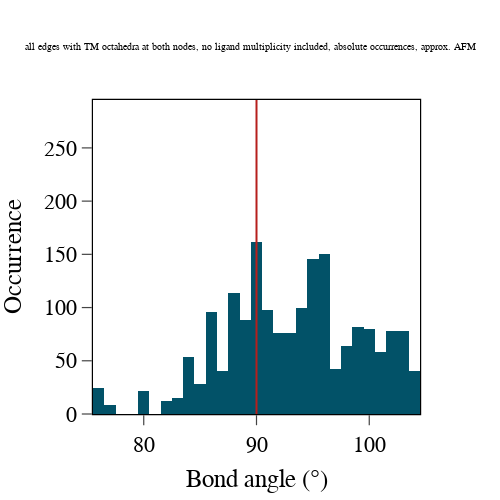
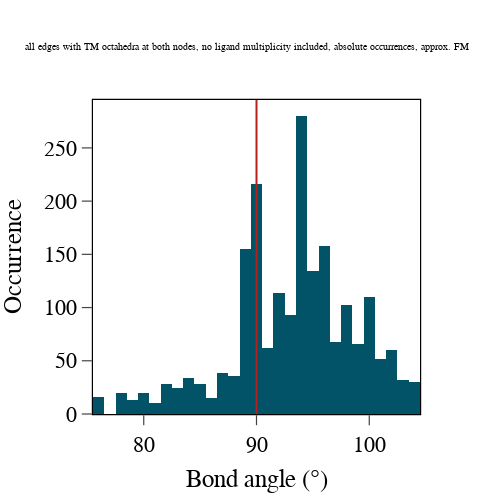

The code cell stored with these charts, in order, in its notebook:
### Code cell
# What is std of distribution of lower bond angles in FM and AFM interactions?
for normalize_bool, normalize_string in zip([False], ["absolute occurrences"]):
    for ligand_multiplicity_bool, ligand_multiplicity_string in zip([False], ["no ligand multiplicity included"]):
        for data_string in description[:1]:
            all_spin_occus = []
            for md_id, ang_df in all_stats.items():
                subdf = ang_df.loc[(ang_df["site_ce"]=="O:6")
                       & (ang_df["site_to_ce"]=="O:6")
                       & (ang_df["site_is_tm"])
                       & (ang_df["site_to_is_tm"])
                ]
                if "oxygen" in data_string:
                    subdf = subdf.loc[subdf["ligand_el_set"]=={"O"}]
                if not subdf.empty:
                    n_lattice_points = df.at[md_id, "n_lattice_points"]
                    occus = get_bond_angle_occurrences(df=subdf,
                                                                     include_ligand_multiplicity=ligand_multiplicity_bool,
                                                                     normalize=normalize_bool,
                                                                     n_lattice_points=n_lattice_points,
                                                                     spin_angle_round=0,
                                                                     bond_angle_round=7)
                    all_spin_occus.extend(occus)
            print("------")
            print(data_string, normalize_string, ligand_multiplicity_string)
            all_spin_occus_df = pd.DataFrame(columns=["spin_angle", "bond_angle", "occurrence"], data=all_spin_occus)

            all_spin_occus_df = all_spin_occus_df.loc[(all_spin_occus_df["bond_angle"] <= 105) & (all_spin_occus_df["bond_angle"] >= 75)]
            fm_occus = all_spin_occus_df.loc[all_spin_occus_df["spin_angle"] <= 10]
            afm_occus = all_spin_occus_df.loc[all_spin_occus_df["spin_angle"] >= 170]

            # Zoomed-in bond angle plot
            for magdf, magstring in zip([afm_occus, fm_occus], ["AFM", "FM"]):
                one_d_fig = go.Figure(layout=go.Layout(xaxis=go.layout.XAxis(title="Bond angle (°)"),
                                                           yaxis=go.layout.YAxis(title="Occurrence"),
                                                           title=f"{data_string}, {ligand_multiplicity_string}, {normalize_string}, approx. {magstring}"))
                one_d_fig.add_trace(go.Histogram(
                    histfunc="sum",
                    x=magdf["bond_angle"].values,
                    y=magdf["occurrence"].values,
                    xbins=dict(
                      start=75.5,
                      end=104.5,
                      size=1.0), # ensure binning with centers at integer bond angle values
                    autobinx=False,
                    showlegend=False,
                    marker_color="#025268"
                ))
                one_d_fig.add_trace(go.Scatter(
                    x=[90, 90],
                    y=[0, 295],
                    mode="lines",
                    marker_color="#B61F1C",
                    showlegend=False
                ))
                one_d_fig = pretty_plot(one_d_fig)
                one_d_fig.update_layout(title=dict(font=dict(size=10)))

                one_d_fig.update_layout(yaxis_range=[0, 295])
                one_d_fig.update_yaxes(zeroline=False)
                one_d_fig.update_layout(autosize=False, width=500, height=500)
                one_d_fig.show()
                one_d_fig.write_image(os.path.join(plot_dir, f"bond_angles_close_to_90_deg_{data_string}_{normalize_string}_{ligand_multiplicity_string}_{magstring}_10_deg_tol.pdf"))

            for o in [afm_occus, fm_occus]:
                print(weighted_avg_and_std(o["bond_angle"].values, o["occurrence"].values))

### Figure 1 — Plotly figure (JSON) as saved in the notebook; plotly's stock layout.template omitted (floating-point values rounded to 4 significant figures; data arrays with more than 128 entries replaced by an {"elided": "..."} marker saying what was removed)
{"data": [{"autobinx": false, "histfunc": "sum", "marker": {"color": "#025268"}, "showlegend": false, "x": {"elided": "259 float values"}, "xbins": {"end": 104.5, "size": 1.0, "start": 75.5}, "y": {"elided": "259 float values"}, "type": "histogram"}, {"marker": {"color": "#B61F1C"}, "mode": "lines", "showlegend": false, "x": [90, 90], "y": [0, 295], "type": "scatter"}], "layout": {"title": {"text": "all edges with TM octahedra at both nodes, no ligand multiplicity included, absolute occurrences, approx. AFM", "font": {"size": 10, "color": "black"}}, "xaxis": {"title": {"text": "Bond angle (°)", "font": {"size": 25, "color": "black"}}, "tickfont": {"size": 22, "color": "black"}, "ticks": "outside", "tickwidth": 1.2, "ticklen": 10, "showgrid": false, "showline": true, "mirror": true, "linewidth": 1.2, "linecolor": "black"}, "yaxis": {"title": {"text": "Occurrence", "font": {"size": 25, "color": "black"}}, "tickfont": {"size": 22, "color": "black"}, "ticks": "outside", "tickwidth": 1.2, "ticklen": 10, "showgrid": false, "showline": true, "mirror": true, "linewidth": 1.2, "linecolor": "black", "zeroline": false, "zerolinecolor": "black", "zerolinewidth": 2, "range": [0, 295]}, "font": {"family": "Arial"}, "legend": {"font": {"size": 22, "color": "black"}}, "plot_bgcolor": "rgba(255,255,255,1) ", "paper_bgcolor": "rgba(255,255,255,1) ", "autosize": false, "width": 500, "height": 500}}

### Figure 2 — Plotly figure (JSON) as saved in the notebook; plotly's stock layout.template omitted (floating-point values rounded to 4 significant figures; data arrays with more than 128 entries replaced by an {"elided": "..."} marker saying what was removed)
{"data": [{"autobinx": false, "histfunc": "sum", "marker": {"color": "#025268"}, "showlegend": false, "x": {"elided": "275 float values"}, "xbins": {"end": 104.5, "size": 1.0, "start": 75.5}, "y": {"elided": "275 float values"}, "type": "histogram"}, {"marker": {"color": "#B61F1C"}, "mode": "lines", "showlegend": false, "x": [90, 90], "y": [0, 295], "type": "scatter"}], "layout": {"title": {"text": "all edges with TM octahedra at both nodes, no ligand multiplicity included, absolute occurrences, approx. FM", "font": {"size": 10, "color": "black"}}, "xaxis": {"title": {"text": "Bond angle (°)", "font": {"size": 25, "color": "black"}}, "tickfont": {"size": 22, "color": "black"}, "ticks": "outside", "tickwidth": 1.2, "ticklen": 10, "showgrid": false, "showline": true, "mirror": true, "linewidth": 1.2, "linecolor": "black"}, "yaxis": {"title": {"text": "Occurrence", "font": {"size": 25, "color": "black"}}, "tickfont": {"size": 22, "color": "black"}, "ticks": "outside", "tickwidth": 1.2, "ticklen": 10, "showgrid": false, "showline": true, "mirror": true, "linewidth": 1.2, "linecolor": "black", "zeroline": false, "zerolinecolor": "black", "zerolinewidth": 2, "range": [0, 295]}, "font": {"family": "Arial"}, "legend": {"font": {"size": 22, "color": "black"}}, "plot_bgcolor": "rgba(255,255,255,1) ", "paper_bgcolor": "rgba(255,255,255,1) ", "autosize": false, "width": 500, "height": 500}}
